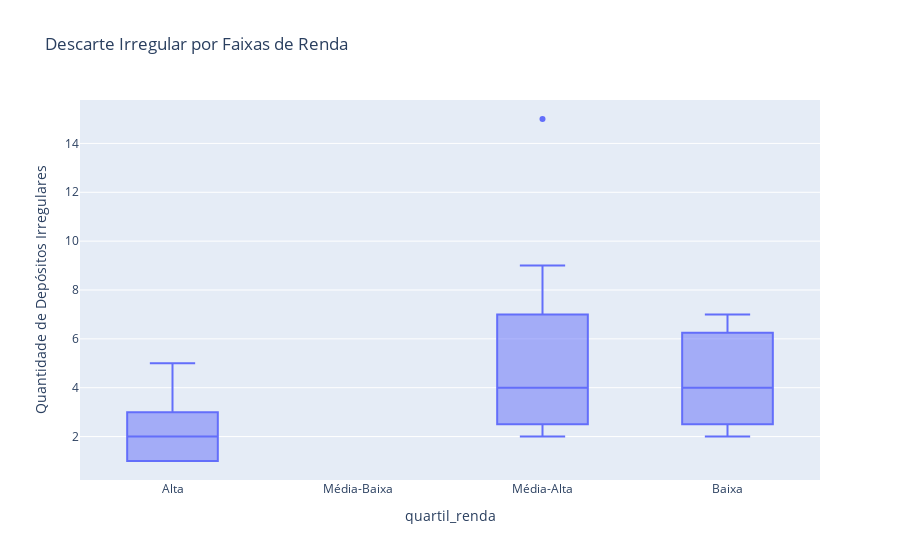

Here is the notebook cell this chart was saved with:
### Code cell
df['quartil_renda'] = pd.qcut(df['ren_avg'], 4, labels=["Baixa", "Média-Baixa", "Média-Alta", "Alta"])

fig = px.box(
    df,
    x="quartil_renda",
    y="Quantidade de Depósitos Irregulares",
    title="Descarte Irregular por Faixas de Renda"
)
fig.show()

### Figure 1 — Plotly figure (JSON) as saved in the notebook; plotly's stock layout.template omitted (floating-point values rounded to 4 significant figures)
{"data": [{"alignmentgroup": "True", "hovertemplate": "quartil_renda=%{x}<br>Quantidade de Depósitos Irregulares=%{y}<extra></extra>", "legendgroup": "", "marker": {"color": "#636efa"}, "name": "", "notched": false, "offsetgroup": "", "orientation": "v", "showlegend": false, "type": "box", "x": ["Alta", "Alta", "Alta", "Média-Baixa", "Alta", "Média-Alta", "Média-Alta", "Alta", "Alta", "Média-Alta", "Alta", "Alta", "Alta", "Média-Alta", "Alta", "Alta", "Média-Alta", "Média-Baixa", "Alta", "Alta", "Baixa", "Média-Alta", "Alta", "Média-Alta", "Alta", "Alta", "Baixa", "Média-Alta", "Média-Baixa", "Baixa", "Baixa", "Baixa", "Baixa", "Média-Alta", "Alta", "Média-Alta", "Baixa", "Média-Alta", "Média-Baixa", "Média-Baixa", "Média-Baixa", "Média-Baixa", "Média-Alta", "Baixa", "Baixa", "Média-Baixa", "Média-Alta", "Média-Alta", "Média-Baixa", "Baixa", "Baixa", "Média-Baixa", "Média-Baixa", "Média-Baixa", "Baixa", "Baixa", "Média-Alta", "Média-Baixa", "Média-Baixa", "Baixa", "Média-Baixa", "Média-Baixa", "Baixa", "Média-Alta", "Média-Alta", "Média-Baixa", "Baixa", "Baixa", "Alta", "Média-Baixa", "Baixa"], "x0": " ", "xaxis": "x", "y": [NaN, NaN, 3.0, NaN, NaN, 4.0, 9.0, 5.0, 3.0, NaN, NaN, 4.0, NaN, 2.0, 1.0, 1.0, 3.0, NaN, 2.0, 2.0, NaN, NaN, 1.0, NaN, 1.0, NaN, NaN, 5.0, NaN, NaN, NaN, 4.0, NaN, 4.0, NaN, NaN, 2.0, 15.0, NaN, NaN, NaN, NaN, NaN, NaN, 7.0, NaN, 2.0, NaN, NaN, NaN, NaN, NaN, NaN, NaN, NaN, NaN, NaN, NaN, NaN, NaN, NaN, NaN, NaN, NaN, NaN, NaN, NaN, NaN, NaN, NaN, NaN], "y0": " ", "yaxis": "y"}], "layout": {"boxmode": "group", "legend": {"tracegroupgap": 0}, "title": {"text": "Descarte Irregular por Faixas de Renda"}, "xaxis": {"anchor": "y", "domain": [0, 1], "title": {"text": "quartil_renda"}}, "yaxis": {"anchor": "x", "domain": [0, 1], "title": {"text": "Quantidade de Depósitos Irregulares"}}}}
